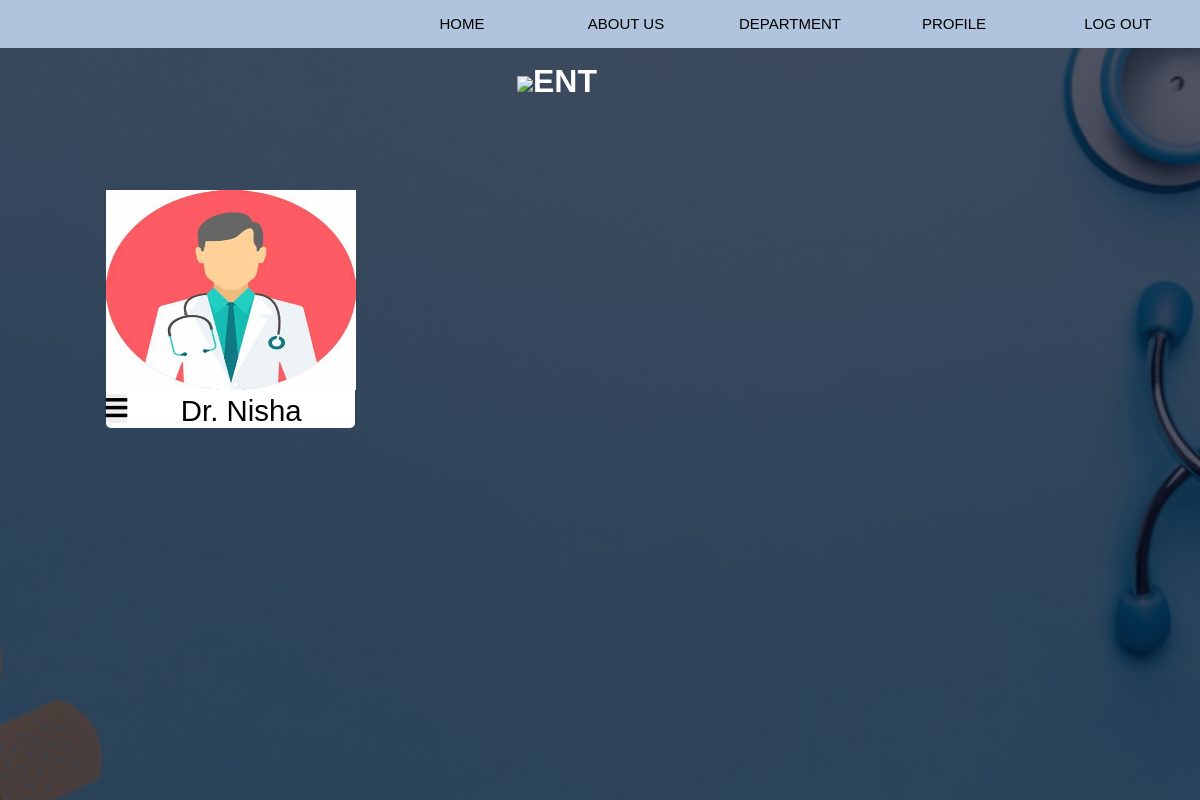
The page /user/ent.php on the database its author committed.
### tables this page shows
CREATE TABLE `doctors_info` (
  `doctor_id` int(11) NOT NULL,
  `doctor_name` varchar(30) NOT NULL,
  `doctor_specialization` varchar(30) NOT NULL,
  `doctor_phone` varchar(10) NOT NULL,
  `doctor_email` varchar(30) NOT NULL,
  `day_from` varchar(30) NOT NULL,
  `day_to` varchar(30) NOT NULL,
  `time` varchar(255) NOT NULL,
  `doctor_password` varchar(30) NOT NULL,
  `photo` varchar(200) NOT NULL
);

### user/ent.php (the view, shortened to what this page needs)
<?php
$category = 'ent';
?>
<!DOCTYPE html>
<html>
<head>
  <link rel="stylesheet" href="../style3.css">
  <link rel="stylesheet" href="https://cdnjs.cloudflare.com/ajax/libs/font-awesome/5.15.2/css/all.min.css" />
</head>
<body>
  <?php
  include 'header2.php';
  ?>
  <div class="topic">
    <h1> <img src="../images/ent.png.png" height="50px">ENT</h1>
  </div>
  <div class="doctors">
    <?php
    $sql = "SELECT * FROM doctors_info WHERE doctor_specialization='$category'";
    $all_doctors = $conn->query($sql);
    ?>
    <?php
    if ($all_doctors) {
      while ($row = mysqli_fetch_assoc($all_doctors)) {
        ?>
        <div class="doc-menu">
          <img src="<?php echo $row["photo"]; ?>" alt="" height="200mm" width="250mm">
          <div class="btn-one">
            <button class="drop"><i class="fas fa-bars"></i></button>
            <div class="doc-name">
              Dr.
              <?php echo $row["doctor_name"]; ?>
            </div>
            </div>
          </div>
        </div>
        <?php
      }
    } ?>
  </div>

### style3.css (style rules this page uses)
* { margin:0; padding: 0; font-family: 'Poppins', sans-serif; }
.topic { padding-left: 30%; text-align: center; }
.topic h1 { margin-top: 15px; padding: 0 8px 10px; color:white; width: 10cm; }
.doctors { margin-top: 50px; margin-left:20mm; padding:30px; justify-content: space-between; display: inline-flex; column-gap: 50px; }
.doc-menu img { text-align: center; }
.doc-menu { background: #fff; width:66mm; border-radius: 5px; position: relative; display: inline-block; }
.doc-name { font-size:3.3ch; text-align: center; }
.btn-one .drop { font-size: 25px; border: none; float: left; }

### rows shown on the page
doctors_info: photo (picture), doctor_name "Nisha"
